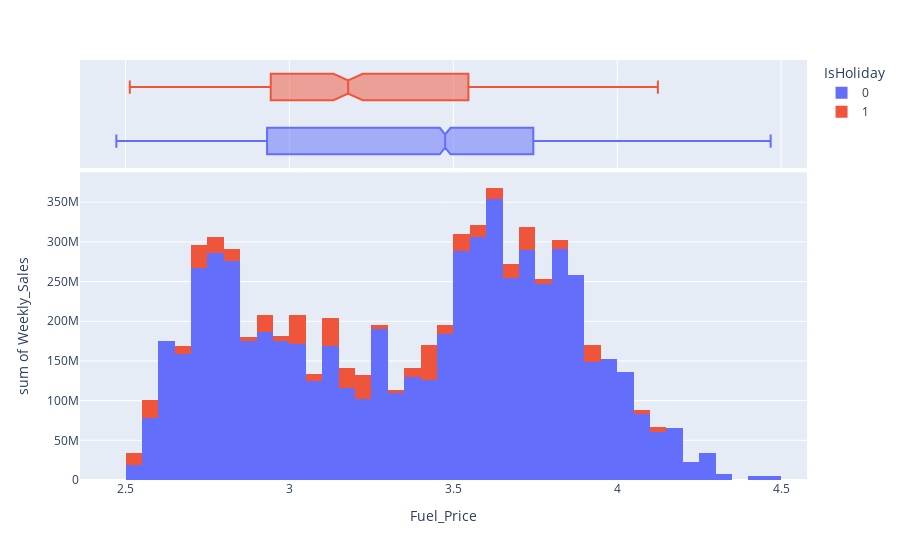

The notebook cell this image was saved under:
### Code cell
# Plotting a histogram to get the relation between Weekly_Sales and Fuel_Price

px.histogram(data, x='Fuel_Price', y ='Weekly_Sales', color='IsHoliday', marginal='box')

### Figure 1 — Plotly figure (JSON) as saved in the notebook; plotly's stock layout.template omitted (floating-point values rounded to 4 significant figures; data arrays with more than 128 entries replaced by an {"elided": "..."} marker saying what was removed)
{"data": [{"alignmentgroup": "True", "bingroup": "x", "histfunc": "sum", "hovertemplate": "IsHoliday=0<br>Fuel_Price=%{x}<br>sum of Weekly_Sales=%{y}<extra></extra>", "legendgroup": "0", "marker": {"color": "#636efa", "pattern": {"shape": ""}}, "name": "0", "offsetgroup": "0", "orientation": "v", "showlegend": true, "type": "histogram", "x": {"elided": "5985 float values"}, "xaxis": "x", "y": {"elided": "5985 float values"}, "yaxis": "y"}, {"alignmentgroup": "True", "hovertemplate": "IsHoliday=0<br>Fuel_Price=%{x}<extra></extra>", "legendgroup": "0", "marker": {"color": "#636efa"}, "name": "0", "notched": true, "offsetgroup": "0", "showlegend": false, "type": "box", "x": {"elided": "5985 float values"}, "xaxis": "x2", "yaxis": "y2"}, {"alignmentgroup": "True", "bingroup": "x", "histfunc": "sum", "hovertemplate": "IsHoliday=1<br>Fuel_Price=%{x}<br>sum of Weekly_Sales=%{y}<extra></extra>", "legendgroup": "1", "marker": {"color": "#EF553B", "pattern": {"shape": ""}}, "name": "1", "offsetgroup": "1", "orientation": "v", "showlegend": true, "type": "histogram", "x": {"elided": "450 float values"}, "xaxis": "x", "y": {"elided": "450 float values"}, "yaxis": "y"}, {"alignmentgroup": "True", "hovertemplate": "IsHoliday=1<br>Fuel_Price=%{x}<extra></extra>", "legendgroup": "1", "marker": {"color": "#EF553B"}, "name": "1", "notched": true, "offsetgroup": "1", "showlegend": false, "type": "box", "x": {"elided": "450 float values"}, "xaxis": "x2", "yaxis": "y2"}], "layout": {"barmode": "relative", "legend": {"title": {"text": "IsHoliday"}, "tracegroupgap": 0}, "margin": {"t": 60}, "xaxis": {"anchor": "y", "domain": [0, 1], "title": {"text": "Fuel_Price"}}, "xaxis2": {"anchor": "y2", "domain": [0, 1], "matches": "x", "showgrid": true, "showticklabels": false}, "yaxis": {"anchor": "x", "domain": [0, 0.7326], "title": {"text": "sum of Weekly_Sales"}}, "yaxis2": {"anchor": "x2", "domain": [0.7426, 1], "matches": "y2", "showgrid": false, "showline": false, "showticklabels": false, "ticks": ""}}}
